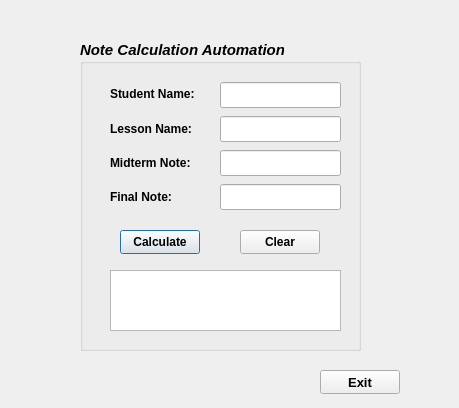
<?xml version="1.0" encoding="UTF-8"?>
<ui version="4.0">
 <class>Dialog</class>
 <widget class="QDialog" name="Dialog">
  <property name="geometry">
   <rect>
    <x>0</x>
    <y>0</y>
    <width>459</width>
    <height>408</height>
   </rect>
  </property>
  <property name="windowTitle">
   <string>Dialog</string>
  </property>
  <widget class="QGroupBox" name="groupBox">
   <property name="geometry">
    <rect>
     <x>80</x>
     <y>40</y>
     <width>281</width>
     <height>311</height>
    </rect>
   </property>
   <property name="font">
    <font>
     <pointsize>11</pointsize>
     <italic>true</italic>
     <bold>true</bold>
    </font>
   </property>
   <property name="title">
    <string>Note Calculation Automation</string>
   </property>
   <widget class="QWidget" name="verticalLayoutWidget">
    <property name="geometry">
     <rect>
      <x>30</x>
      <y>40</y>
      <width>91</width>
      <height>131</height>
     </rect>
    </property>
    <layout class="QVBoxLayout" name="verticalLayout_3">
     <item>
      <widget class="QLabel" name="label">
       <property name="font">
        <font>
         <pointsize>9</pointsize>
         <italic>false</italic>
         <bold>true</bold>
        </font>
       </property>
       <property name="text">
        <string>Student Name:</string>
       </property>
      </widget>
     </item>
     <item>
      <widget class="QLabel" name="label_2">
       <property name="font">
        <font>
         <pointsize>9</pointsize>
         <italic>false</italic>
         <bold>true</bold>
        </font>
       </property>
       <property name="text">
        <string>Lesson Name:</string>
       </property>
      </widget>
     </item>
     <item>
      <widget class="QLabel" name="label_3">
       <property name="font">
        <font>
         <pointsize>9</pointsize>
         <italic>false</italic>
         <bold>true</bold>
        </font>
       </property>
       <property name="text">
        <string>Midterm Note:</string>
       </property>
      </widget>
     </item>
     <item>
      <widget class="QLabel" name="label_4">
       <property name="font">
        <font>
         <pointsize>9</pointsize>
         <italic>false</italic>
         <bold>true</bold>
        </font>
       </property>
       <property name="text">
        <string>Final Note:</string>
       </property>
      </widget>
     </item>
    </layout>
   </widget>
   <widget class="QWidget" name="verticalLayoutWidget_2">
    <property name="geometry">
     <rect>
      <x>140</x>
      <y>40</y>
      <width>121</width>
      <height>132</height>
     </rect>
    </property>
    <layout class="QVBoxLayout" name="verticalLayout_4">
     <item>
      <widget class="QLineEdit" name="name">
       <property name="font">
        <font>
         <pointsize>11</pointsize>
         <italic>false</italic>
         <bold>true</bold>
        </font>
       </property>
      </widget>
     </item>
     <item>
      <widget class="QLineEdit" name="lesson">
       <property name="font">
        <font>
         <pointsize>11</pointsize>
         <italic>false</italic>
         <bold>true</bold>
        </font>
       </property>
      </widget>
     </item>
     <item>
      <widget class="QLineEdit" name="midterm">
       <property name="font">
        <font>
         <pointsize>11</pointsize>
         <italic>false</italic>
         <bold>true</bold>
        </font>
       </property>
      </widget>
     </item>
     <item>
      <widget class="QLineEdit" name="final_note">
       <property name="font">
        <font>
         <pointsize>11</pointsize>
         <italic>false</italic>
         <bold>true</bold>
        </font>
       </property>
      </widget>
     </item>
    </layout>
   </widget>
   <widget class="QPushButton" name="calculate">
    <property name="geometry">
     <rect>
      <x>40</x>
      <y>190</y>
      <width>80</width>
      <height>24</height>
     </rect>
    </property>
    <property name="font">
     <font>
      <pointsize>9</pointsize>
      <italic>false</italic>
      <bold>true</bold>
     </font>
    </property>
    <property name="text">
     <string>Calculate</string>
    </property>
   </widget>
   <widget class="QPushButton" name="clear">
    <property name="geometry">
     <rect>
      <x>160</x>
      <y>190</y>
      <width>80</width>
      <height>24</height>
     </rect>
    </property>
    <property name="font">
     <font>
      <pointsize>9</pointsize>
      <italic>false</italic>
      <bold>true</bold>
     </font>
    </property>
    <property name="text">
     <string>Clear</string>
    </property>
   </widget>
   <widget class="QTextBrowser" name="output">
    <property name="geometry">
     <rect>
      <x>30</x>
      <y>230</y>
      <width>231</width>
      <height>61</height>
     </rect>
    </property>
    <property name="font">
     <font>
      <pointsize>9</pointsize>
      <italic>false</italic>
      <bold>true</bold>
     </font>
    </property>
   </widget>
  </widget>
  <widget class="QPushButton" name="exit">
   <property name="geometry">
    <rect>
     <x>320</x>
     <y>370</y>
     <width>80</width>
     <height>24</height>
    </rect>
   </property>
   <property name="font">
    <font>
     <pointsize>10</pointsize>
     <bold>true</bold>
    </font>
   </property>
   <property name="text">
    <string>Exit</string>
   </property>
  </widget>
 </widget>
 <resources/>
 <connections>
  <connection>
   <sender>clear</sender>
   <signal>clicked()</signal>
   <receiver>output</receiver>
   <slot>clear()</slot>
   <hints>
    <hint type="sourcelabel">
     <x>287</x>
     <y>244</y>
    </hint>
    <hint type="destinationlabel">
     <x>276</x>
     <y>283</y>
    </hint>
   </hints>
  </connection>
  <connection>
   <sender>exit</sender>
   <signal>clicked()</signal>
   <receiver>Dialog</receiver>
   <slot>reject()</slot>
   <hints>
    <hint type="sourcelabel">
     <x>378</x>
     <y>378</y>
    </hint>
    <hint type="destinationlabel">
     <x>425</x>
     <y>378</y>
    </hint>
   </hints>
  </connection>
 </connections>
</ui>
